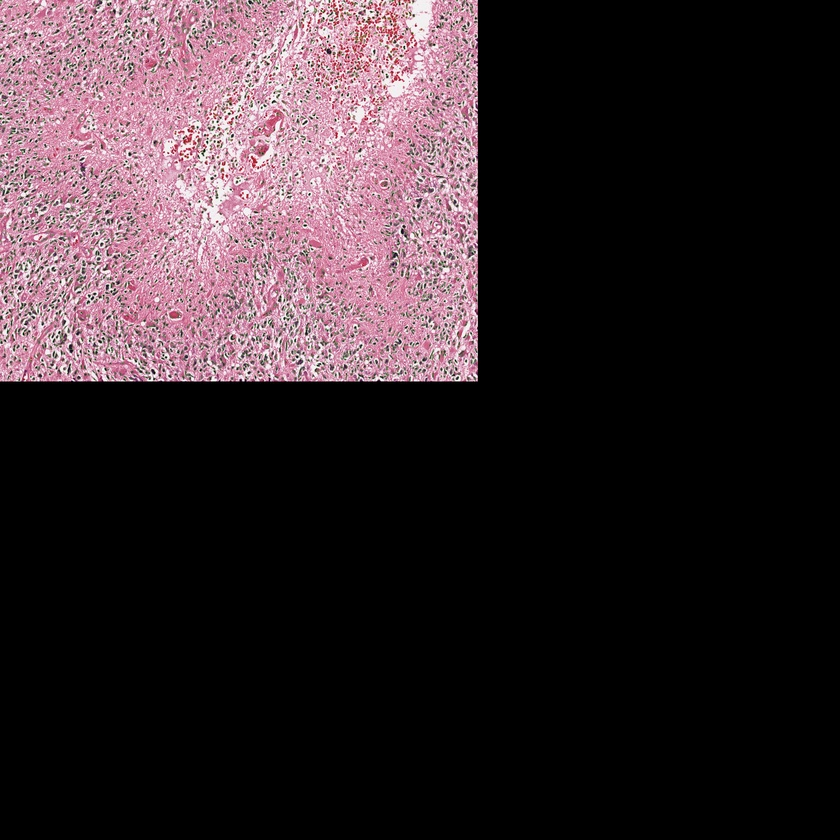
#> input picture path-image-100.000000.000000.jpg, 840 x 840 px, shrunk from 4096 x 4096 before the run
$ jupyter execute --allow-errors img_opencv.ipynb   (older library calls are emulated)
#> lines starting #> are read from the running program, lines starting #| are printed output that depends on the picture; after the words box and inside, x2 and y2 are one past the last pixel; in counts of white or black regions, pixels touching at a corner belong together
[cell 1]
print("Hello OpenCV\n")

[cell 2]
#Import needed library
import numpy as np
import cv2
from matplotlib import pyplot as plt
from __future__ import print_function
import matplotlib.pyplot as plt
import pandas as pd
from pandas import Series, DataFrame

[cell 3]
# Load an color image in grayscale
img = cv2.imread('path-image-100.000000.000000.jpg',cv2.IMREAD_COLOR)
#> img is the input picture: shape (840, 840, 3); mean B, G, R 44, 39.7, 51.8
plt.imshow(img, interpolation = 'bicubic')
dfSlide1 = pd.read_csv('https://raw.githubusercontent.com/Sree-vathsan/CSE595_DataAnalyticsSoftwareStack/master/slide1.csv')
N=len(dfSlide1['X'])
colors = np.random.rand(N)
#> (the rest of this cell did not finish here and is left out)

[cell 4]
mypt = [(1.0, 1.0), (12.0, 1.0), (12.0, 2.0), (11.0, 2.0), (11.0, 3.0), (10.0, 3.0), (10.0, 4.0), (8.0, 4.0), (8.0, 5.0), (1.0, 5.0), (1.0, 1.0)]
mypt = np.array(mypt,np.float)
#> (the rest of this cell did not finish here and is left out)

[cell 5]
r=100
img = cv2.imread('path-image-100.000000.000000.jpg',cv2.IMREAD_COLOR)
points = [ [1.5*r,1.34*r], [r,2*r], [1.5*r,2.866*r], [2.5*r,2.866*r],[3*r,2*r],[2.5*r,1.34*r] ]
points = np.array(points,np.int0)
cv2.polylines(img,[points],True,255,3)
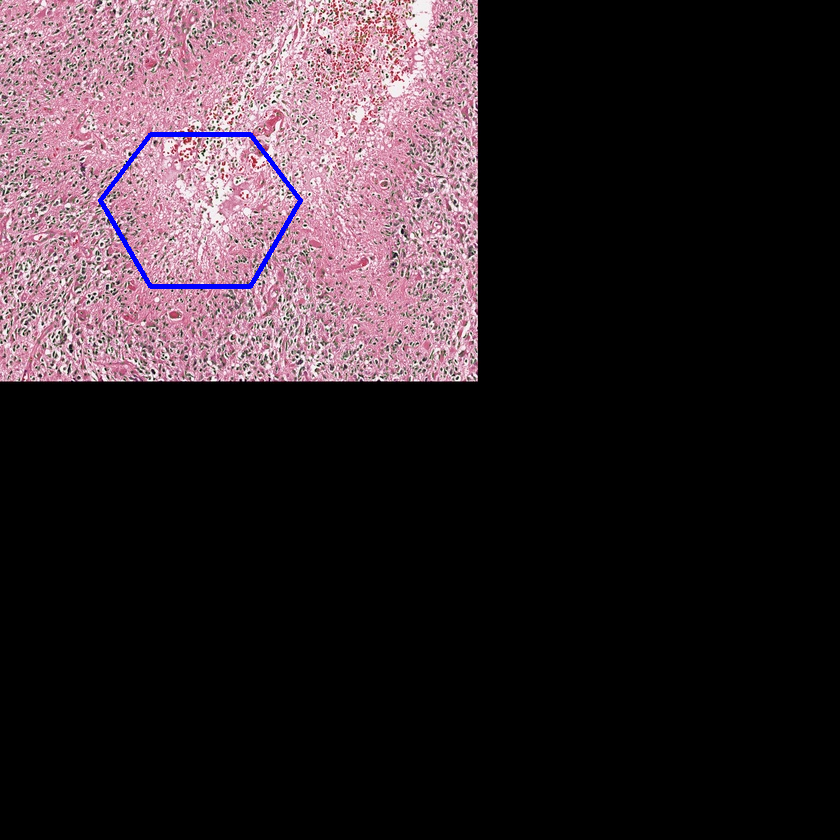
#> img: shape (840, 840, 3); 0.38% of pixels changed, all inside (x1, y1, x2, y2) = (98, 132, 303, 289)
plt.show()
